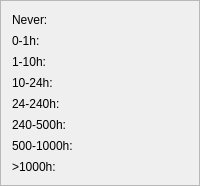
           <widget class="QFrame" name="frameGamesByPlayed">
            <property name="frameShape">
             <enum>QFrame::StyledPanel</enum>
            </property>
            <property name="frameShadow">
             <enum>QFrame::Raised</enum>
            </property>
            <layout class="QFormLayout" name="formLayout_6">
             <item row="0" column="0">
              <widget class="QLabel" name="label_39">
               <property name="text">
                <string>Never:</string>
               </property>
              </widget>
             </item>
             <item row="0" column="1">
              <widget class="LabelValue" name="LabelGamesPlayed0hValue">
               <property name="sizePolicy">
                <sizepolicy hsizetype="Expanding" vsizetype="Preferred">
                 <horstretch>0</horstretch>
                 <verstretch>0</verstretch>
                </sizepolicy>
               </property>
               <property name="font">
                <font>
                 <pointsize>10</pointsize>
                 <bold>true</bold>
                </font>
               </property>
               <property name="text">
                <string notr="true"/>
               </property>
              </widget>
             </item>
             <item row="1" column="0">
              <widget class="QLabel" name="label_41">
               <property name="text">
                <string>0-1h:</string>
               </property>
              </widget>
             </item>
             <item row="1" column="1">
              <widget class="LabelValue" name="LabelGamesPlayed0_1hValue">
               <property name="sizePolicy">
                <sizepolicy hsizetype="Expanding" vsizetype="Preferred">
                 <horstretch>0</horstretch>
                 <verstretch>0</verstretch>
                </sizepolicy>
               </property>
               <property name="font">
                <font>
                 <pointsize>10</pointsize>
                 <bold>true</bold>
                </font>
               </property>
               <property name="text">
                <string notr="true"/>
               </property>
              </widget>
             </item>
             <item row="2" column="0">
              <widget class="QLabel" name="label_43">
               <property name="text">
                <string>1-10h:</string>
               </property>
              </widget>
             </item>
             <item row="2" column="1">
              <widget class="LabelValue" name="LabelGamesPlayed1_10hValue">
               <property name="sizePolicy">
                <sizepolicy hsizetype="Expanding" vsizetype="Preferred">
                 <horstretch>0</horstretch>
                 <verstretch>0</verstretch>
                </sizepolicy>
               </property>
               <property name="font">
                <font>
                 <pointsize>10</pointsize>
                 <bold>true</bold>
                </font>
               </property>
               <property name="text">
                <string notr="true"/>
               </property>
              </widget>
             </item>
             <item row="3" column="0">
              <widget class="QLabel" name="label_45">
               <property name="text">
                <string>10-24h:</string>
               </property>
              </widget>
             </item>
             <item row="3" column="1">
              <widget class="LabelValue" name="LabelGamesPlayed10_24hValue">
               <property name="sizePolicy">
                <sizepolicy hsizetype="Expanding" vsizetype="Preferred">
                 <horstretch>0</horstretch>
                 <verstretch>0</verstretch>
                </sizepolicy>
               </property>
               <property name="font">
                <font>
                 <pointsize>10</pointsize>
                 <bold>true</bold>
                </font>
               </property>
               <property name="text">
                <string notr="true"/>
               </property>
              </widget>
             </item>
             <item row="4" column="0">
              <widget class="QLabel" name="label_47">
               <property name="text">
                <string>24-240h:</string>
               </property>
              </widget>
             </item>
             <item row="4" column="1">
              <widget class="LabelValue" name="LabelGamesPlayed24_240hValue">
               <property name="sizePolicy">
                <sizepolicy hsizetype="Expanding" vsizetype="Preferred">
                 <horstretch>0</horstretch>
                 <verstretch>0</verstretch>
                </sizepolicy>
               </property>
               <property name="font">
                <font>
                 <pointsize>10</pointsize>
                 <bold>true</bold>
                </font>
               </property>
               <property name="text">
                <string notr="true"/>
               </property>
              </widget>
             </item>
             <item row="5" column="0">
              <widget class="QLabel" name="label_49">
               <property name="text">
                <string>240-500h:</string>
               </property>
              </widget>
             </item>
             <item row="5" column="1">
              <widget class="LabelValue" name="LabelGamesPlayed240_500hValue">
               <property name="sizePolicy">
                <sizepolicy hsizetype="Expanding" vsizetype="Preferred">
                 <horstretch>0</horstretch>
                 <verstretch>0</verstretch>
                </sizepolicy>
               </property>
               <property name="font">
                <font>
                 <pointsize>10</pointsize>
                 <bold>true</bold>
                </font>
               </property>
               <property name="text">
                <string notr="true"/>
               </property>
              </widget>
             </item>
             <item row="6" column="0">
              <widget class="QLabel" name="label_51">
               <property name="text">
                <string>500-1000h:</string>
               </property>
              </widget>
             </item>
             <item row="6" column="1">
              <widget class="LabelValue" name="LabelGamesPlayed500_1000hValue">
               <property name="sizePolicy">
                <sizepolicy hsizetype="Expanding" vsizetype="Preferred">
                 <horstretch>0</horstretch>
                 <verstretch>0</verstretch>
                </sizepolicy>
               </property>
               <property name="font">
                <font>
                 <pointsize>10</pointsize>
                 <bold>true</bold>
                </font>
               </property>
               <property name="text">
                <string notr="true"/>
               </property>
              </widget>
             </item>
             <item row="7" column="0">
              <widget class="QLabel" name="label_61">
               <property name="text">
                <string>&gt;1000h:</string>
               </property>
              </widget>
             </item>
             <item row="7" column="1">
              <widget class="LabelValue" name="LabelGamesPlayedMore1000hValue">
               <property name="sizePolicy">
                <sizepolicy hsizetype="Expanding" vsizetype="Preferred">
                 <horstretch>0</horstretch>
                 <verstretch>0</verstretch>
                </sizepolicy>
               </property>
               <property name="font">
                <font>
                 <pointsize>10</pointsize>
                 <bold>true</bold>
                </font>
               </property>
               <property name="text">
                <string notr="true"/>
               </property>
              </widget>
             </item>
            </layout>
           </widget>
